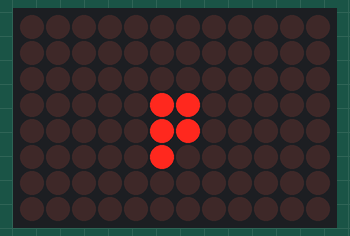
Simulated run of this sketch. Board: Arduino Uno R4 WiFi. Parts: 12×8 LED matrix. Random numbers use the default seed unless the sketch sets one.

Above: at 0.8 s.
At 11.3 s:
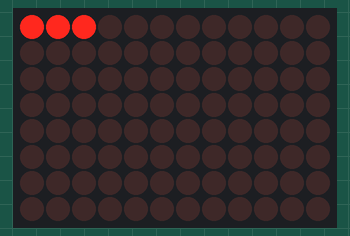
At 12.3 s:
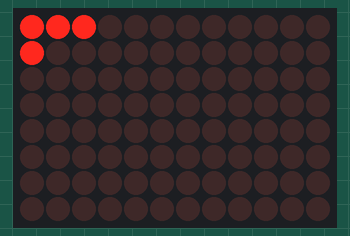
At 12.9 s:
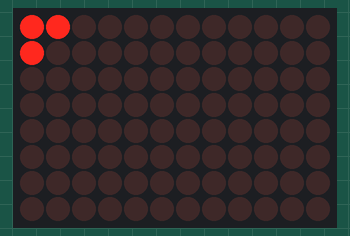
At 21.7 s:
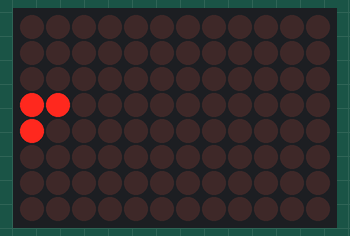
At 34.1 s:
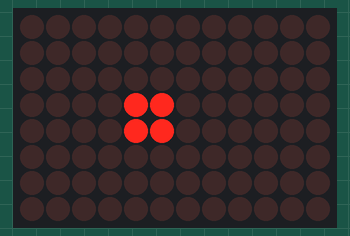

Measured:
- what the display in image 0 shows lasts 0.4 s, from 0.6 s to 1.0 s
- what the display in image 1 shows lasts 1.0 s, from 11.2 s to 12.2 s
- what the display in image 2 shows lasts 0.6 s, from 12.2 s to 12.8 s
- what the display in image 4 shows lasts 0.8 s, from 21.6 s to 22.4 s

The sketch:

r4_DrunkardWalkSimulator.ino
```cpp
/*
Note: This code was enhanced for readability and clarity with the assistance of OpenAI's GPT model.
*/

// Include the Arduino_LED_Matrix library
#include <Arduino_LED_Matrix.h>
ArduinoLEDMatrix matrix;

// Class to simulate a drunkard's walk on the LED matrix
class DrunkardWalkSimulator {
private:
    // Constants for the dimensions of the LED matrix
    static const int ROWS = 8;
    static const int COLS = 12;

    // Frame buffer to store LED states (1 = ON, 0 = OFF)
    byte frame[ROWS][COLS];

    // Current position of the drunkard
    int currentX;
    int currentY;

    // Trail-related variables
    const int TRAIL_LENGTH = 5;  // Number of previous positions to keep lit
    int trail[5][2];  // Stores previous positions
    int trailIndex = 0;  // Index for maintaining the trail

public:
    // Constructor to initialize the simulator
    DrunkardWalkSimulator() {
        // Start in the middle of the matrix
        currentX = COLS / 2;
        currentY = ROWS / 2;

        // Initialize trail with the starting position
        for (int i = 0; i < TRAIL_LENGTH; i++) {
            trail[i][0] = currentX;
            trail[i][1] = currentY;
        }

        // Clear the frame buffer
        memset(frame, 0, ROWS * COLS);
    }

    // Update method to perform a step in the drunkard's walk
    void update() {
        // Clear the frame buffer for the new frame
        memset(frame, 0, ROWS * COLS);

        // Randomly choose a direction (0: up, 1: right, 2: down, 3: left)
        int direction = random(4);

        // Store the current position in the trail
        trail[trailIndex][0] = currentX;
        trail[trailIndex][1] = currentY;
        trailIndex = (trailIndex + 1) % TRAIL_LENGTH;  // Cycle through trail indices

        // Update the position based on the chosen direction
        switch (direction) {
            case 0: // Move up
                currentY = max(0, currentY - 1);
                break;
            case 1: // Move right
                currentX = min(COLS - 1, currentX + 1);
                break;
            case 2: // Move down
                currentY = min(ROWS - 1, currentY + 1);
                break;
            case 3: // Move left
                currentX = max(0, currentX - 1);
                break;
        }

        // Draw the trail with dimmer lights
        for (int i = 0; i < TRAIL_LENGTH; i++) {
            int x = trail[i][0];
            int y = trail[i][1];
            if (x >= 0 && x < COLS && y >= 0 && y < ROWS) {
                frame[y][x] = 1; // Light up the trail
            }
        }

        // Highlight the current position (brightest)
        frame[currentY][currentX] = 1;

        // Render the frame on the LED matrix
        matrix.renderBitmap(frame, ROWS, COLS);

        // Delay to control the speed of the drunkard's movement
        delay(200);
    }
};

// Setup function to initialize the matrix and random seed
void setup() {
    matrix.begin(); // Initialize the LED matrix
    randomSeed(analogRead(0)); // Seed the random number generator
}

// Main loop to continuously simulate the drunkard's walk
void loop() {
    DrunkardWalkSimulator walker; // Create an instance of the simulator

    // Continuously update and display the drunkard's walk
    while (true) {
        walker.update();
    }
}
```
